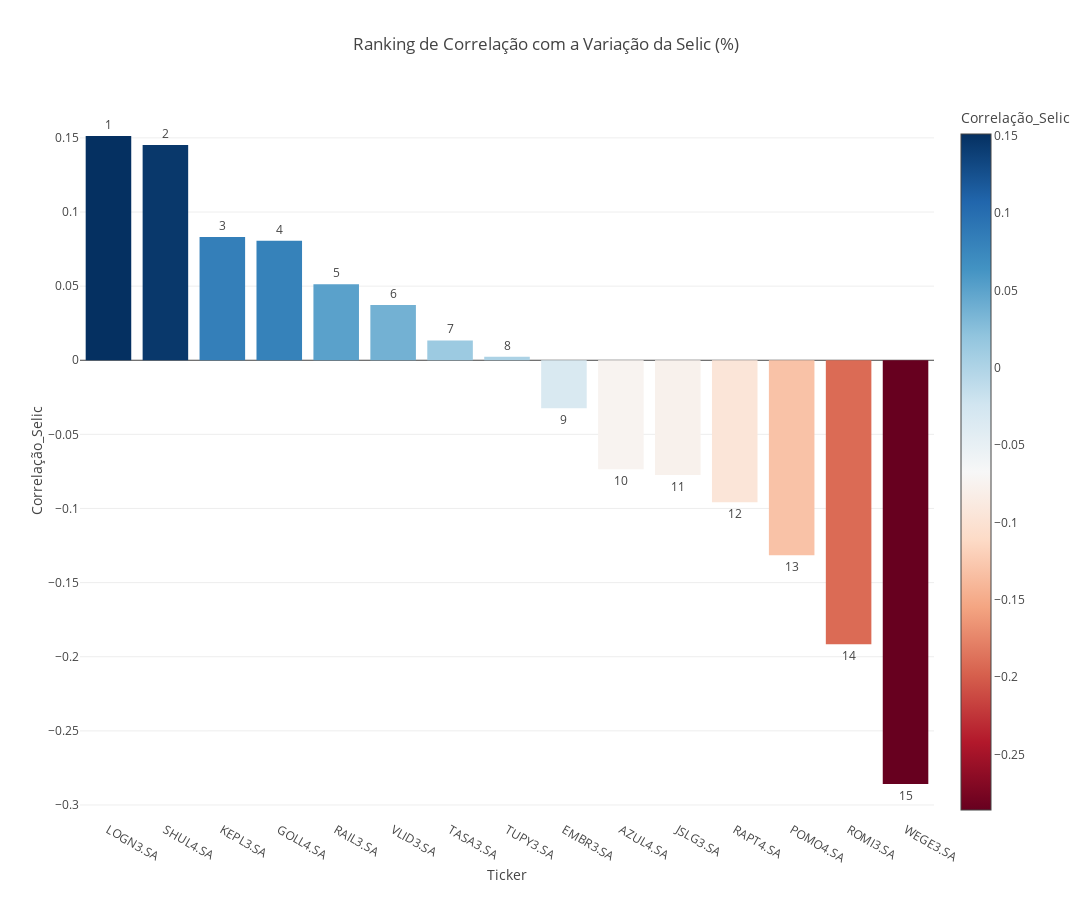

Notebook code for this chart:
### Code cell
from scipy.stats import pearsonr
import plotly.express as px

# Calcular retorno mensal das ações (em %)
returns = stock_data.set_index('Date').pct_change().dropna() * 100

# Calcular variação percentual da Selic
df_rates['Variação_Selic'] = df_rates['Selic'].pct_change() * 100
selic_var = df_rates[['Date', 'Variação_Selic']].set_index('Date')

# Juntar retornos com variação da Selic
combined = returns.join(selic_var, how='inner')

# Calcular correlação de cada ação com a variação da Selic
correlacoes = {}
for ticker in returns.columns:
    correlacao, _ = pearsonr(combined[ticker], combined['Variação_Selic'])
    correlacoes[ticker] = correlacao

# Selecionar as 5 ações mais correlacionadas com a Selic
top_5_tickers = pd.Series(correlacoes).sort_values(ascending=False).head(15).index.tolist()

# Criar DataFrame com preços dessas ações + Selic + Fed Funds
df_top5 = stock_data[['Date'] + top_5_tickers].copy()
df_taxas = df_rates[['Date', 'Selic', 'Fed_Funds']]
df_plot = pd.merge(df_top5, df_taxas, on='Date', how='inner')

# Reestruturar para gráfico interativo
df_long = df_plot.melt(id_vars='Date', var_name='Variável', value_name='Valor')

# Gráfico interativo
fig = px.line(df_long, x='Date', y='Valor', color='Variável',
              title='Evolução de Preço das Ações mais Correlacionadas com Selic vs Selic e Fed Funds',
              labels={'Valor': 'Valor (%)', 'Date': 'Data'})
# Criar DataFrame de correlação com ranking
df_correlacao = pd.DataFrame.from_dict(correlacoes, orient='index', columns=['Correlação_Selic'])
df_correlacao = df_correlacao.sort_values(by='Correlação_Selic', ascending=False).reset_index()
df_correlacao.columns = ['Ticker', 'Correlação_Selic']
df_correlacao['Ranking'] = df_correlacao['Correlação_Selic'].rank(ascending=False).astype(int)

# Visualizar o ranking
import plotly.express as px
fig_corr = px.bar(df_correlacao, x='Ticker', y='Correlação_Selic',
                  title='Ranking de Correlação com a Variação da Selic (%)',
                  text='Ranking',
                  color='Correlação_Selic',
                  color_continuous_scale='RdBu')

fig_corr.update_traces(textposition='outside')
fig_corr.update_layout(height=900, width=1900)
fig_corr.show()

# Se quiser apenas o DataFrame tabular também:
df_correlacao

#fig.update_layout(height=500, width=1000)
#fig.show()

### Figure 1 — Plotly figure (JSON) as saved in the notebook; plotly's stock layout.template omitted (floating-point values rounded to 4 significant figures)
{"data": [{"alignmentgroup": "True", "hovertemplate": "Ticker=%{x}<br>Correlação_Selic=%{marker.color}<br>Ranking=%{text}<extra></extra>", "legendgroup": "", "marker": {"color": [0.1513, 0.1452, 0.08311, 0.08065, 0.05126, 0.03722, 0.01335, 0.002413, -0.03235, -0.07356, -0.07738, -0.09581, -0.1316, -0.1916, -0.2858], "coloraxis": "coloraxis", "pattern": {"shape": ""}}, "name": "", "offsetgroup": "", "orientation": "v", "showlegend": false, "text": [1, 2, 3, 4, 5, 6, 7, 8, 9, 10, 11, 12, 13, 14, 15], "textposition": "outside", "type": "bar", "x": ["LOGN3.SA", "SHUL4.SA", "KEPL3.SA", "GOLL4.SA", "RAIL3.SA", "VLID3.SA", "TASA3.SA", "TUPY3.SA", "EMBR3.SA", "AZUL4.SA", "JSLG3.SA", "RAPT4.SA", "POMO4.SA", "ROMI3.SA", "WEGE3.SA"], "xaxis": "x", "y": [0.1513, 0.1452, 0.08311, 0.08065, 0.05126, 0.03722, 0.01335, 0.002413, -0.03235, -0.07356, -0.07738, -0.09581, -0.1316, -0.1916, -0.2858], "yaxis": "y"}], "layout": {"barmode": "relative", "coloraxis": {"colorbar": {"title": {"text": "Correlação_Selic"}}, "colorscale": [[0, "rgb(103,0,31)"], [0.1, "rgb(178,24,43)"], [0.2, "rgb(214,96,77)"], [0.3, "rgb(244,165,130)"], [0.4, "rgb(253,219,199)"], [0.5, "rgb(247,247,247)"], [0.6, "rgb(209,229,240)"], [0.7, "rgb(146,197,222)"], [0.8, "rgb(67,147,195)"], [0.9, "rgb(33,102,172)"], [1, "rgb(5,48,97)"]]}, "height": 900, "legend": {"tracegroupgap": 0}, "title": {"text": "Ranking de Correlação com a Variação da Selic (%)"}, "width": 1900, "xaxis": {"anchor": "y", "domain": [0, 1], "title": {"text": "Ticker"}}, "yaxis": {"anchor": "x", "domain": [0, 1], "title": {"text": "Correlação_Selic"}}}}
